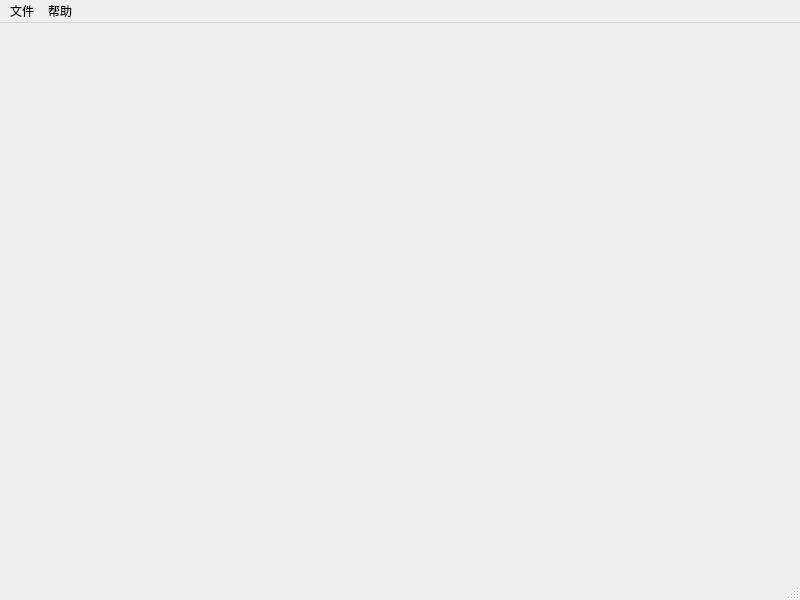
<?xml version="1.0" encoding="UTF-8"?>
<ui version="4.0">
 <class>MainWindow</class>
 <widget class="QMainWindow" name="MainWindow">
  <property name="geometry">
   <rect>
    <x>0</x>
    <y>0</y>
    <width>800</width>
    <height>600</height>
   </rect>
  </property>
  <property name="windowTitle">
   <string>游戏地图生成系统</string>
  </property>
  <widget class="QWidget" name="centralwidget"/>
  <widget class="QMenuBar" name="menubar">
   <property name="geometry">
    <rect>
     <x>0</x>
     <y>0</y>
     <width>800</width>
     <height>21</height>
    </rect>
   </property>
   <widget class="QMenu" name="menuFile">
    <property name="title">
     <string>文件</string>
    </property>
    <widget class="QMenu" name="menuNew">
     <property name="title">
      <string>新建</string>
     </property>
     <addaction name="actionGame"/>
     <addaction name="actionBot"/>
    </widget>
    <addaction name="menuNew"/>
    <addaction name="actionOpen"/>
    <addaction name="actionSave"/>
   </widget>
   <widget class="QMenu" name="menuHelp">
    <property name="title">
     <string>帮助</string>
    </property>
    <addaction name="actionAboutGameMapGeneration"/>
   </widget>
   <addaction name="menuFile"/>
   <addaction name="menuHelp"/>
  </widget>
  <widget class="QStatusBar" name="statusbar"/>
  <action name="actionOpen">
   <property name="text">
    <string>打开</string>
   </property>
  </action>
  <action name="actionSave">
   <property name="text">
    <string>保存</string>
   </property>
  </action>
  <action name="actionGame">
   <property name="text">
    <string>游戏</string>
   </property>
  </action>
  <action name="actionBot">
   <property name="text">
    <string>Bot</string>
   </property>
  </action>
  <action name="actionAboutGameMapGeneration">
   <property name="text">
    <string>关于游戏地图生成系统</string>
   </property>
  </action>
 </widget>
 <resources/>
 <connections/>
</ui>
